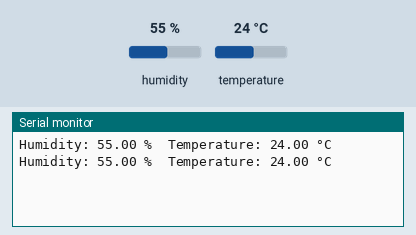
This sketch was run on a simulated Arduino Uno, built with avr-gcc and run on an emulated ATmega328P. On the bench: the last lines printed to the serial monitor. The test bench sets the inputs (shaded band); at power-on: humidity 55 %, temperature 24 °C.

Above: at 2.8 s.
2.9 s: humidity set to 22 %
At 5.2 s:
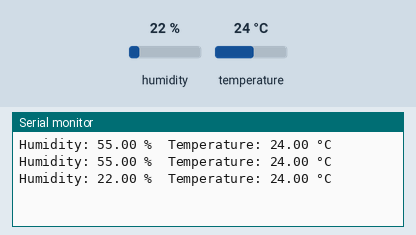
5.6 s: temperature set to 12 °C
At 7.1 s:
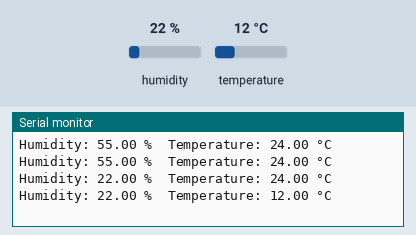
8.3 s: humidity set to 40 %
At 10.7 s:
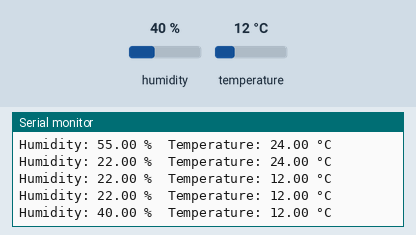
Timing chart, 0 to 12.2 s (numbered marks = the images above; inputs shaded):
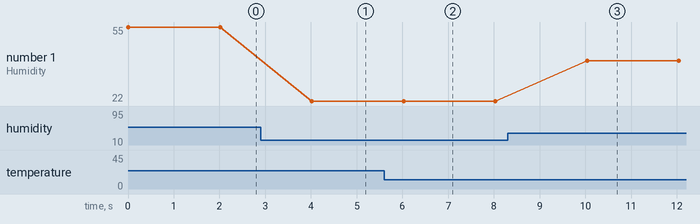

The sketch:

dht22.ino
```cpp
#include <DHT.h>

#define DHTPIN 2     // Pin connected to the DHT22 data pin
#define DHTTYPE DHT22   // DHT22 (AM2302) sensor

DHT dht(DHTPIN, DHTTYPE);

void setup() {
  Serial.begin(9600);  // Start serial communication
  dht.begin();         // Initialize the DHT22 sensor
}

void loop() {
  // Reading temperature and humidity takes about 250 milliseconds
  float humidity = dht.readHumidity();       // Read humidity
  float temperature = dht.readTemperature(); // Read temperature in Celsius

  // Check if any reads failed and exit early (to try again later)
  if (isnan(humidity) || isnan(temperature)) {
    Serial.println("Failed to read from DHT sensor!");
    return;
  }

  // Print the results to the Serial Monitor
  Serial.print("Humidity: ");
  Serial.print(humidity);
  Serial.print(" %\t");
  Serial.print("Temperature: ");
  Serial.print(temperature);
  Serial.println(" °C");

  delay(2000);  // Wait 2 seconds between readings
}
```

Measured:
- after the input at 2.9 s, the serial monitor: prints a new line after 1.1 s (image 1)
- after the input at 5.6 s, the serial monitor: prints a new line after 0.42 s (image 2)
- after the input at 8.3 s, the serial monitor: prints a new line after 1.7 s (image 3)
- plotted number 1: 55 → 22 after the input at 2.9 s, 22 → 40 after the input at 8.3 s
